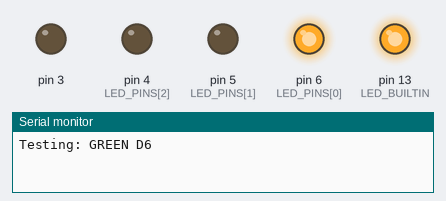
Bench run of a sketch on a simulated Arduino Uno, built with avr-gcc and run on an emulated ATmega328P. Parts: output pins drawn as LEDs (lit = HIGH), the last lines printed to the serial monitor.

Above: at 1.0 s.
At 2.2 s:
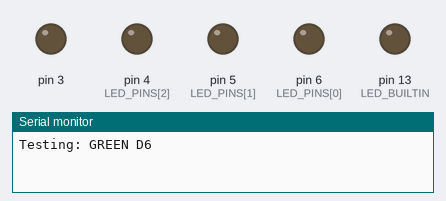
At 3.5 s:
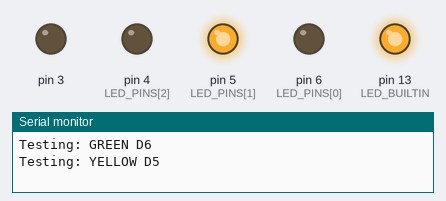
At 6.0 s:
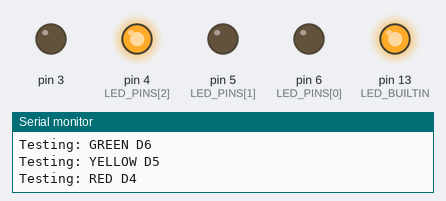
Timing chart, 0 to 9.8 s (numbered marks = the images above):
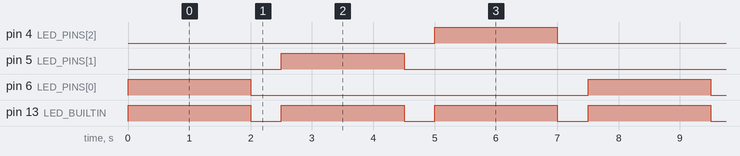

The sketch:

led_test.ino
```cpp
// Temporary wiring test. Restore parking_sensor.ino after diagnosing LEDs.
// Green D6, yellow D5, red D4. Each LED needs its own 1 kOhm resistor.
const int LED_PINS[] = {6, 5, 4};
const char* LED_NAMES[] = {"GREEN D6", "YELLOW D5", "RED D4"};

void setup() {
  Serial.begin(9600);
  pinMode(3, OUTPUT);
  digitalWrite(3, LOW); // Silence active buzzer during test.
  pinMode(LED_BUILTIN, OUTPUT);
  for (int i = 0; i < 3; i++) {
    pinMode(LED_PINS[i], OUTPUT);
    digitalWrite(LED_PINS[i], LOW);
  }
}

void loop() {
  for (int i = 0; i < 3; i++) {
    Serial.print("Testing: ");
    Serial.println(LED_NAMES[i]);
    digitalWrite(LED_BUILTIN, HIGH);
    digitalWrite(LED_PINS[i], HIGH);
    delay(2000);
    digitalWrite(LED_PINS[i], LOW);
    digitalWrite(LED_BUILTIN, LOW);
    delay(500);
  }
}
```

Measured:
- by itself, pin 4 (LED_PINS[2]), pin 5 (LED_PINS[1]), pin 6 (LED_PINS[0]): alternates HIGH for 2.0 s and LOW for 5.5 s
- by itself, pin 13 (LED_BUILTIN): alternates HIGH for 2.0 s and LOW for 0.50 s
- by itself, everything shown: repeats every 7.5 s, in 6 steps
